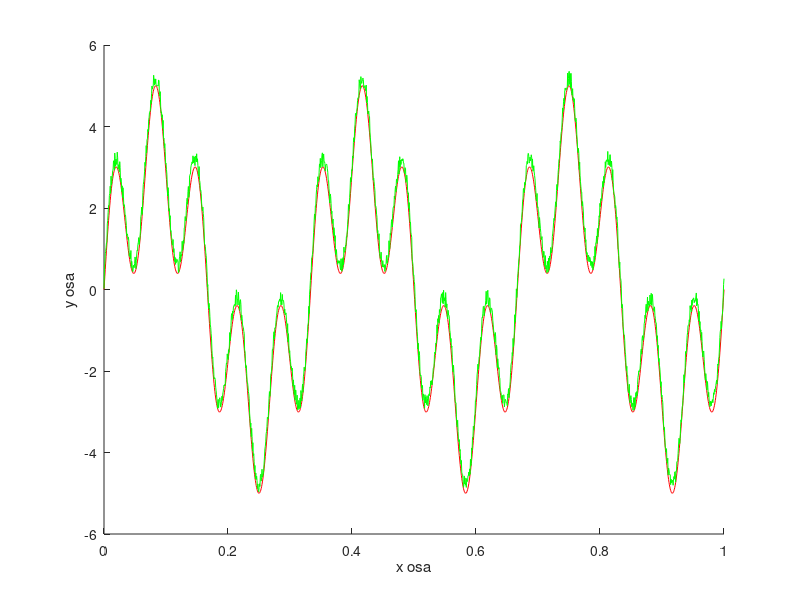

Write MATLAB code to recreate this figure. (Note: this script raises an error after producing the figure.)
clc, clear, close all

%Podaci
A=2;
B=3;
f1=15;
f2=3;
N=1500;

%Funkcija
x=linspace(0,1,N);
h=A*sin(2*pi*f1*x)+B*sin(2*pi*f2*x);
std=0.2*min(A,B);
y=h+std*rand(1,N);

figure, hold all
plot(x,h,'r')
plot(x,y,'g')
xlabel('x osa')
ylabel('y osa')

ulaz = x;
izlaz = y;

%Podela podataka na trening i test skup
ind = randperm(N);
ind_trening = ind(1:0.9*N);
ind_test = ind(0.9*N+1:N);

ulaz_trening = ulaz(:,ind_trening);
izlaz_trening = izlaz(ind_trening);

ulaz_test=ulaz(:,ind_test);
izlaz_test=izlaz(ind_test);

%Kreiranje neuralne mreze
net = fitnet([10 6]);
net.divideFcn='';
net.trainFcn = 'trainlm';

net.trainParam.epochs = 3000;
net.trainParam.goal = 1e-5;
net.trainParam.min_grad = 1e-4;

net.layers{1}.transferFcn = 'logsig';

%Treniranje neuralne mreze
[net,tr]=train(net, ulaz_trening, izlaz_trening);

%Performanse
stvarni_izlaz=net(ulaz_test);

figure, plot(tr.perf)
figure, plotregression(izlaz_test, stvarni_izlaz)

figure, hold all
plot(ulaz_test, izlaz_test, 'ro')
plot(ulaz_test, stvarni_izlaz, 'g*')
xlabel('x osa')
ylabel('y osa')

figure, hold all
plot(ulaz, izlaz, 'r', 'LineWidth', 2)
plot(ulaz, net(ulaz), 'b', 'LineWidth', 2)
xlabel('x osa')
ylabel('y osa')
